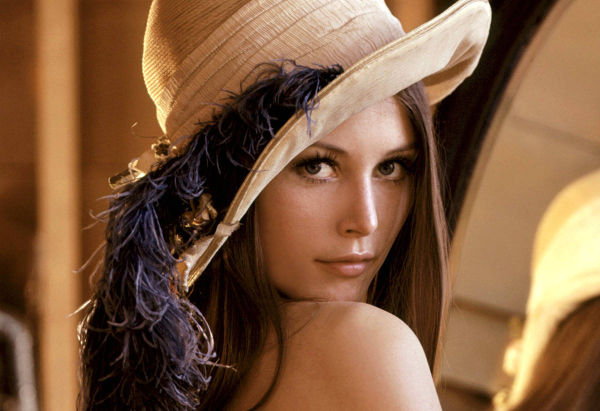
#> input picture Lab_08_29_Mar/lena.jpg, 1200 x 822 px (shown at 1/2 size)
$ jupyter execute main.ipynb
#> lines starting #> are read from the running program, lines starting #| are printed output that depends on the picture
[cell 1]
import numpy as np
from scipy.fftpack import fft
import matplotlib.pyplot as plt
from PIL import Image

[cell 2]
# create a signal
signal_1 = np.sin(2 * np.pi * 100 * np.linspace(0, 1, 100))
signal_2 = np.cos(np.pi * 0.100 * np.linspace(2, 3, 100))

signal = signal_1 + signal_2

#compute the fft
fft_signal = fft(signal)

#compute the magnitue spectrum
magnitude_spectrum = np.log(fft_signal)

# compute the phase of fourier transform
phase = np.angle(fft_signal)

[cell 3]
# plot the magnitude spectrum
plt.figure(figsize=(10,5))
plt.plot(signal)
plt.show()
#> figure, not shown here; curve peaks at x = 24, y = 1.76

[cell 4]
plt.figure(figsize=(4,4))
plt.plot(fft_signal)
plt.show()
#> figure, not shown here; curve peaks at x = 0, y = 70.41

[cell 5]
plt.figure(figsize=(4,4))
plt.plot(magnitude_spectrum)
plt.show()
#> figure, not shown here; curve peaks at x = 0, y = 4.25

[cell 6]
# same thing for image

# create a signal
signal_1 = np.sin(2 * np.pi * 100 * np.linspace(0, 1, 100))
signal_2 = np.cos(np.pi * 0.100 * np.linspace(2, 3, 100))

im = Image.open("lena.jpg")
#> im is the input picture: PIL image 1200x822 RGB; mean R, G, B 129.7, 92.9, 64.2
im = im.convert("L")
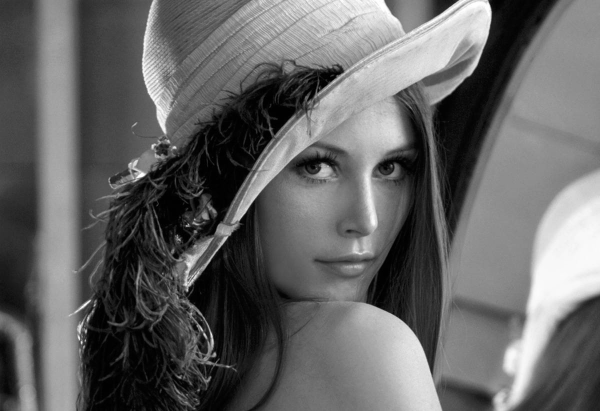
#> im: PIL image 1200x822 L (shown at 1/2 size); min 0, max 255, mean 100.7

signal = np.array(im)

#compute the fft
fft_signal = fft(signal)

#compute the magnitue spectrum
magnitude_spectrum = np.log(fft_signal)

# compute the phase of fourier transform
phase = np.angle(fft_signal)
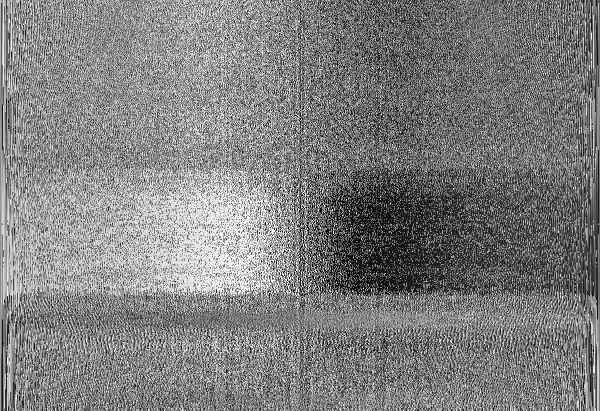
#> phase: shape (822, 1200) float64 (shown at 1/2 size); min -3.14, max 3.14, mean -0.00179; drawn with min black and max white

# plot the magnitude spectrum
plt.figure(figsize=(10,5))
plt.plot(signal)
plt.show()
#> figure, not shown here; curve peaks at x = 640, y = 121; curve peaks at x = 635, y = 121; curve peaks at x = 637, y = 123

plt.figure(figsize=(4,4))
plt.plot(fft_signal)
plt.show()
#> figure, not shown here; curve peaks at x = 69, y = 161247; curve peaks at x = 523, y = 33070.6; curve peaks at x = 398, y = 28611.2

plt.figure(figsize=(4,4))
plt.plot(magnitude_spectrum)
plt.show()
#> figure, not shown here; curve peaks at x = 69, y = 11.99; curve peaks at x = 737, y = 10.63; curve peaks at x = 379, y = 10.26

[cell 7]
x = np.arange(-500, 501, 1)
wavelength = 200
y = np.sin(2 * np.pi * x / wavelength)
print(x, y)

plt.figure(figsize=(4,4))
plt.plot(x, y)
plt.show()
#> figure, not shown here; curve peaks at x = -350, y = 1

There are three types of fourier transform.

### 2D sine waves

[cell 8]
x = np.arange(-500, 501, 1)

X, Y = np.meshgrid(x,x)

y = np.sin(2 * np.pi * x / wavelength)
plt.figure(figsize=(4, 4))
plt.plot(x, y)

# wavelength = 200
wavelength = 50
grating_1 = np.sin(2 * np.pi * X / wavelength)
plt.figure(figsize=(4,4))
plt.set_cmap("gray")
plt.imshow(grating_1)
plt.show()
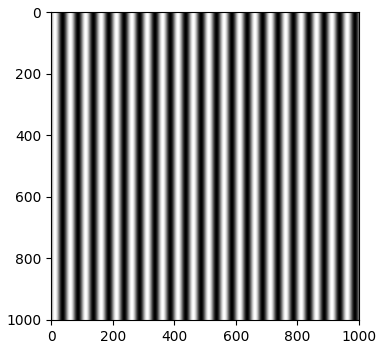
#> figure drawn by matplotlib, 1 panel

[cell 9]
x = np.arange(-500, 501, 1)

X, Y = np.meshgrid(x,x)

y = np.sin(2 * np.pi * x / wavelength)
plt.figure(figsize=(4, 4))
plt.plot(x, y)

# wavelength = 200
wavelength = 50
grating_2 = np.sin(2 * np.pi * Y / wavelength)
plt.figure(figsize=(4,4))
plt.set_cmap("gray")
plt.imshow(grating_2)
plt.show()
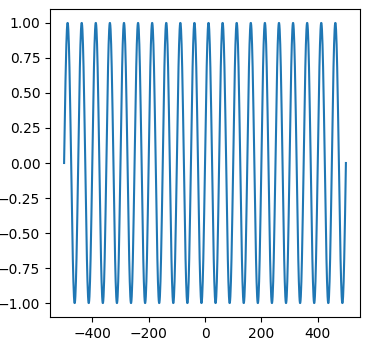
#> figure drawn by matplotlib, 1 panel; curve peaks at x = 463, y = 0.998
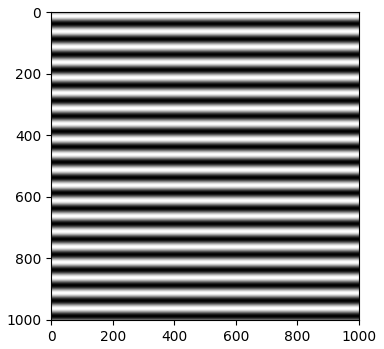
#> figure drawn by matplotlib, 1 panel

[cell 10]
grating = grating_1 + grating_2
plt.figure(figsize=(4,4))
plt.set_cmap("gray")
plt.imshow(grating)
plt.show()
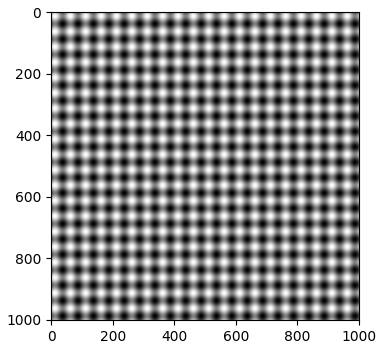
#> figure drawn by matplotlib, 1 panel

[cell 11]
x = np.arange(-500, 501, 1)
X, Y = np.meshgrid(x,x)
wavelength = 200
angle = np.pi / 12

y = np.sin(2 * np.pi * (x*np.cos(angle) + x*np.sin(angle)) / wavelength)
plt.figure(figsize=(10,4))
plt.plot(x, y)

grating_3 = np.sin(2 * np.pi * (X*np.cos(angle) + Y*np.sin(angle)) / wavelength)
plt.figure(figsize=(4,4))
plt.set_cmap("gray")
plt.imshow(grating_3)
plt.show()
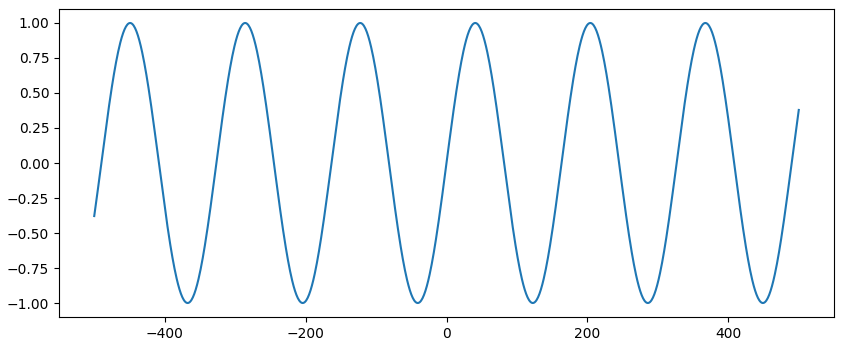
#> figure drawn by matplotlib, 1 panel; curve peaks at x = -449, y = 1
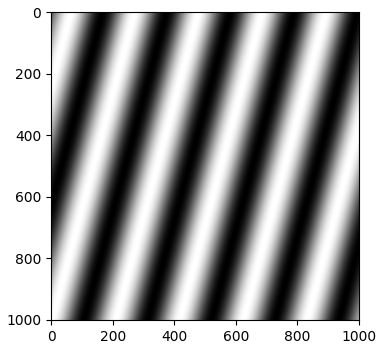
#> figure drawn by matplotlib, 1 panel

[cell 12]
x = np.arange(-500, 501, 1)
X, Y = np.meshgrid(x, x)
wavelength = 200
angle = 0

signal = np.sin(2 * np.pi* (X*np.cos(angle) + Y*np.sin(angle)) / wavelength)
plt.set_cmap("gray")
plt.subplot(141)
plt.imshow(signal)

ft2 = np.fft.fft(signal)
ft3 = np.fft.fftshift(ft2)

plt.subplot(143)
plt.imshow(abs(ft2))

plt.subplot(144)
plt.imshow(abs(ft3))
plt.xlim([480, 520])
plt.ylim([520, 480])
plt.show()
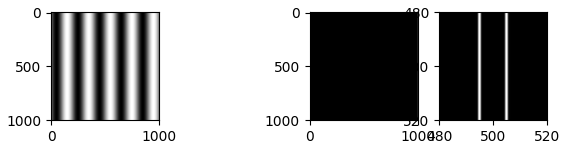
#> figure drawn by matplotlib, 3 panels

[cell 13]
x = np.arange(-500, 500, 1)

X, Y = np.meshgrid(x,x)

wavelength_1 = 200
angle_1 = 0
signal_1 = np.sin(2*np.pi*(X*np.cos(angle_1) + Y*np.sin(angle_1))) / wavelength_1

wavelength_2 = 100
angle_2 = np.pi/4
signal_2 = np.sin(2*np.pi*(X*np.cos(angle_2) + Y*np.sin(angle_2))) / wavelength_2

plt.set_cmap("gray")
plt.subplot(121)
plt.imshow(signal_1)

plt.subplot(122)
plt.imshow(signal_2)

signals = signal_1 + signal_2
ft = np.fft.fft2(signals)
ft = np.fft.fftshift(ft)

plt.figure()
plt.show()
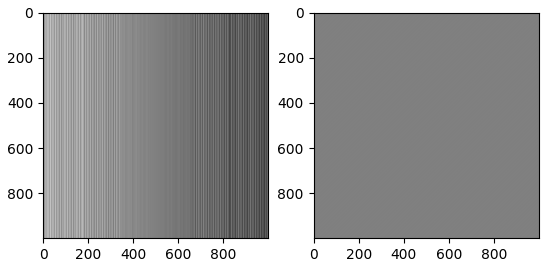
#> figure drawn by matplotlib, 2 panels
